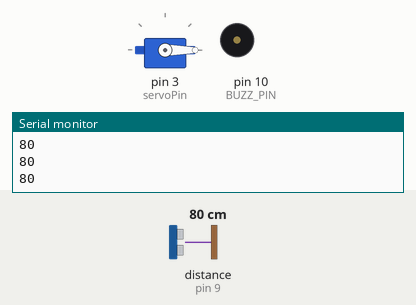
A sketch run on a simulated Arduino Uno, built with avr-gcc and run on an emulated ATmega328P. Parts: servo, buzzer (waves = sounding, pin HIGH), the last lines printed to the serial monitor. Wiring (inferred from the names in the program): ultrasonic range finder: trigger pin 8; echo pin 9. The test bench sets the inputs (shaded band); at power-on: distance to the obstacle (sensor on pin 9) 80 cm. The echo pulse lasts 58.3 µs per cm; pins used as bus, display or sensor lines are not drawn.

Above: at 1.2 s.
1.3 s: distance to the obstacle (sensor on pin 9) set to 2 cm
At 2.2 s:
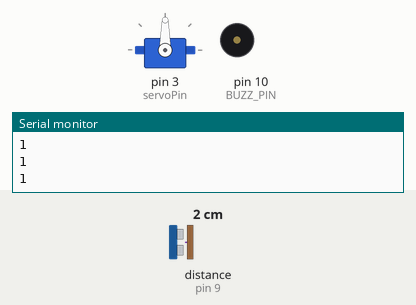
2.8 s: distance to the obstacle (sensor on pin 9) set to 27 cm
4.3 s: distance to the obstacle (sensor on pin 9) set to 34 cm
At 5.5 s:
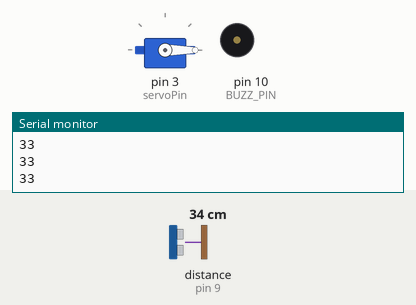
5.8 s: distance to the obstacle (sensor on pin 9) set to 4 cm
At 6.8 s:
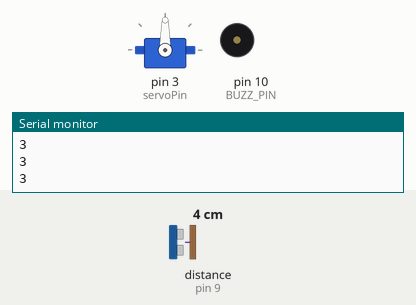
Timing chart, 0 to 8.3 s (numbered marks = the images above; inputs shaded):
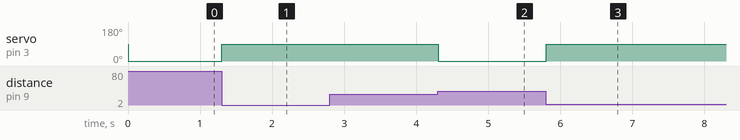

Measured:
- the behaviour switches between 30 and 31 cm on distance to the obstacle (sensor on pin 9) (found by bisection; images 1 and 2)
- after the input at 1.3 s, servo on pin 3 (servoPin): 0° → 90° at once
- after the input at 4.3 s, servo on pin 3 (servoPin): 90° → 0° at once
- after the input at 5.8 s, servo on pin 3 (servoPin): 0° → 90° at once

The sketch:

Servo_ultrasonic.ino
```cpp
#include<Servo.h>
Servo S;
int servoPin=3;

int ULTRASONIC_TRIG_PIN=8;
int ULTRASONIC_ECHO_PIN=9;
int BUZZ_PIN=10;


void setup() {
  // put your setup code here, to run once:
  S.attach(servoPin);
pinMode(ULTRASONIC_TRIG_PIN, OUTPUT);
pinMode(ULTRASONIC_ECHO_PIN, INPUT);
pinMode(BUZZ_PIN,OUTPUT);
Serial.begin(9600);

}

void loop() {
  // put your main code here, to run repeatedly:
long duration, distance;
  digitalWrite(ULTRASONIC_TRIG_PIN, LOW);
  delayMicroseconds(2);
  digitalWrite(ULTRASONIC_TRIG_PIN, HIGH);
  delayMicroseconds(10);
  digitalWrite(ULTRASONIC_TRIG_PIN, LOW);
  duration = pulseIn(ULTRASONIC_ECHO_PIN, HIGH);
  distance = (duration / 2) / 29.1;
  Serial.println(distance);
  if (distance < 30) {
  S.write(90);

}
else
{
   S.write(0);
}
}
```
